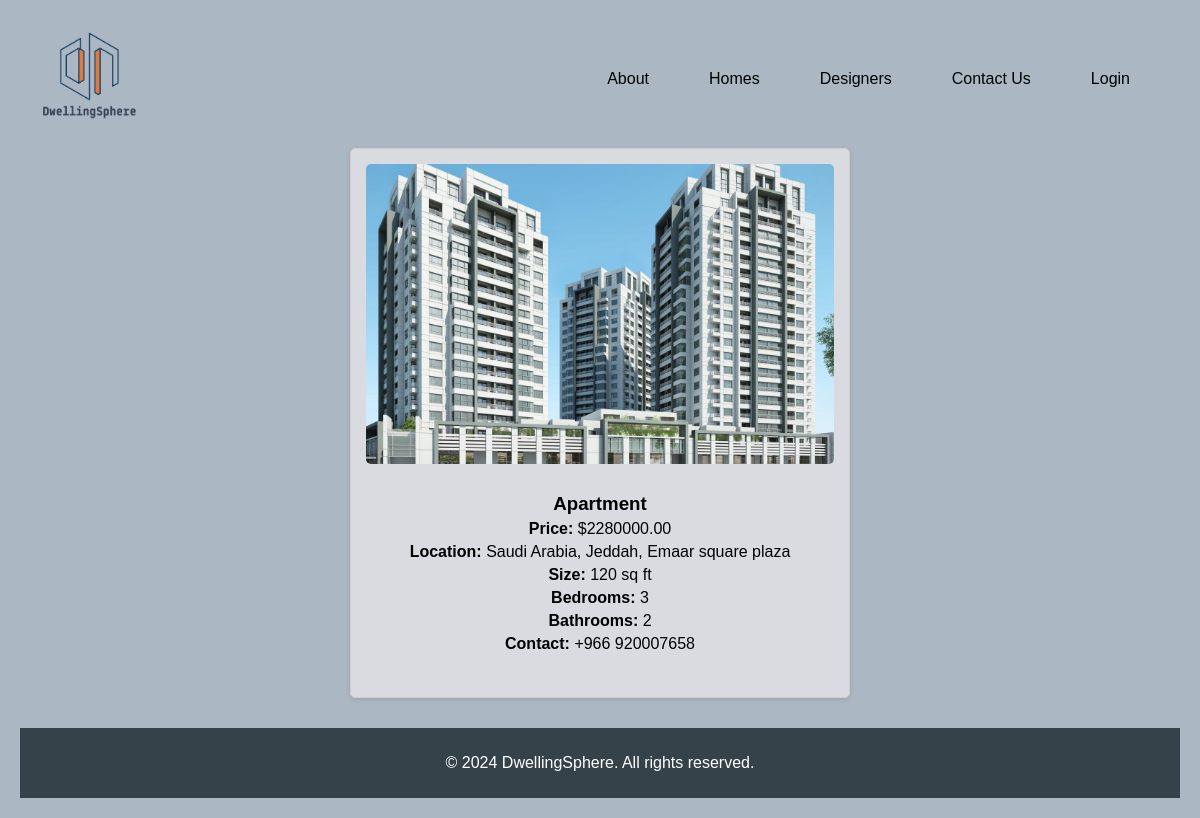
/homes/detail/10/, run on an earlier commit of the app's database.
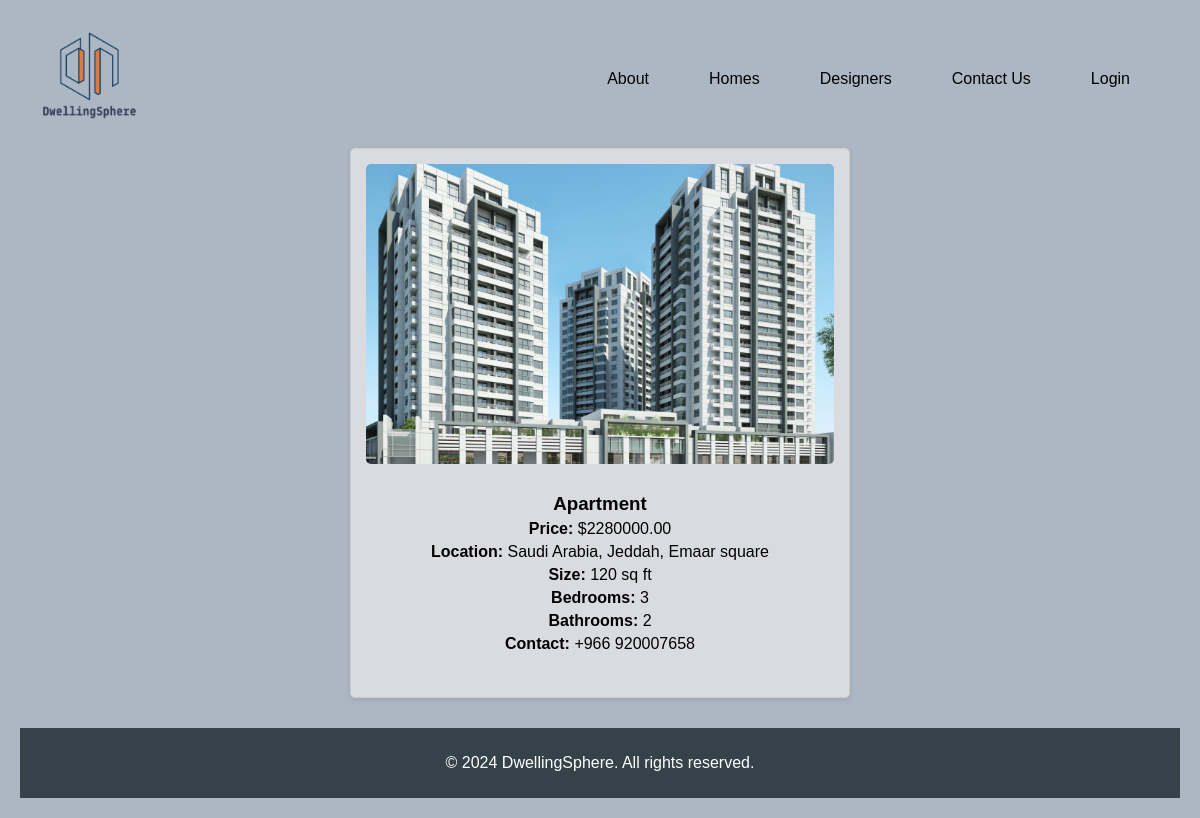
And on a later commit of the database.
### homes/models.py (models this page shows, shortened)
class Home(models.Model):
    title = models.CharField(max_length=200)
    contact = models.TextField()
    price = models.DecimalField(max_digits=10, decimal_places=2)
    location = models.CharField(max_length=200)
    size = models.IntegerField()
    bedrooms = models.IntegerField()
    bathrooms = models.IntegerField()
    img = models.ImageField(upload_to='images/', blank=True, null=True)

### homes/views.py (the view)
# urls.py: path('detail/<home_id>/', views.home_detail, name='home_detail'),
def home_detail(request, home_id:int):
    home= Home.objects.get(pk=home_id)
    return render(request, 'homes/home_detail.html', {'home': home})

### homes/templates/homes/home_detail.html (shortened to what this page needs)
{% extends 'main_app/base.html' %}
{% load static %}
{% block content %}
<div class="home-list-container">
    <div class="home-card">
        {% if home.img %}
            <img src="{{ home.img.url }}" alt="{{ home.title }}">
        {% endif %}
        <div class="home-details">
            <h3>{{ home.title }}</h3>
            <p><strong>Price:</strong> ${{ home.price }}</p>
            <p><strong>Location:</strong> {{ home.location }}</p>
            <p><strong>Size:</strong> {{ home.size }} sq ft</p>
            <p><strong>Bedrooms:</strong> {{ home.bedrooms }}</p>
            <p><strong>Bathrooms:</strong> {{ home.bathrooms }}</p>
            <p><strong>Contact:</strong> {{ home.contact }}</p>
        </div>
    </div>
</div>
{% endblock %}

What changed in the data, as far as the page shows it:
changed Home "Apartment": location "Saudi Arabia, Jeddah, Emaar square plaza" → "Saudi Arabia, Jeddah, Emaar square"
